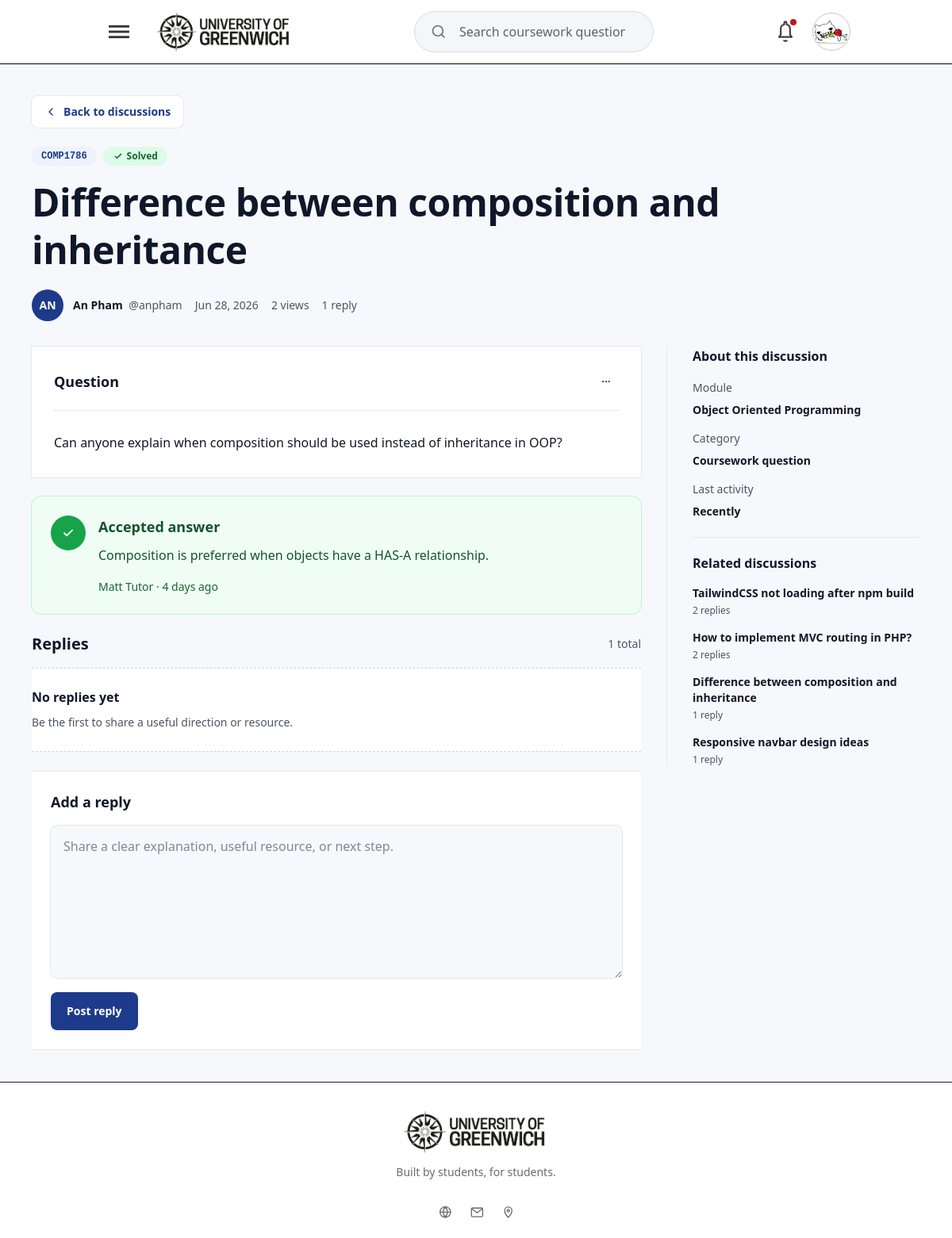
/discussions/difference-between-composition-and-inheritance (signed in), run on the app's committed database.
### tables this page shows
CREATE TABLE `posts` (
  `id` int(11) NOT NULL AUTO_INCREMENT,
  `title` varchar(255) NOT NULL,
  `slug` varchar(255) DEFAULT NULL,
  `content` text NOT NULL,
  `status` enum('open','solved') DEFAULT 'open',
  `user_id` int(11) NOT NULL,
  `module_id` int(11) NOT NULL,
  `created_at` timestamp NOT NULL DEFAULT current_timestamp(),
  `updated_at` timestamp NULL DEFAULT NULL,
  `deleted_at` timestamp NULL DEFAULT NULL,
  PRIMARY KEY (`id`),
  UNIQUE KEY `slug` (`slug`),
  KEY `fk_posts_user` (`user_id`),
  KEY `fk_posts_module` (`module_id`),
  CONSTRAINT `fk_posts_module` FOREIGN KEY (`module_id`) REFERENCES `modules` (`id`) ON DELETE CASCADE,
  CONSTRAINT `fk_posts_user` FOREIGN KEY (`user_id`) REFERENCES `users` (`id`) ON DELETE CASCADE
);

CREATE TABLE `modules` (
  `id` int(11) NOT NULL AUTO_INCREMENT,
  `module_code` varchar(20) NOT NULL,
  `module_name` varchar(150) NOT NULL,
  `description` text DEFAULT NULL,
  `created_at` timestamp NOT NULL DEFAULT current_timestamp(),
  `updated_at` timestamp NULL DEFAULT NULL,
  PRIMARY KEY (`id`),
  UNIQUE KEY `module_code` (`module_code`)
);

CREATE TABLE `replies` (
  `id` int(11) NOT NULL AUTO_INCREMENT,
  `post_id` int(11) NOT NULL,
  `user_id` int(11) NOT NULL,
  `content` text NOT NULL,
  `is_accepted` tinyint(1) DEFAULT 0,
  `created_at` timestamp NOT NULL DEFAULT current_timestamp(),
  `updated_at` timestamp NULL DEFAULT NULL,
  `deleted_at` timestamp NULL DEFAULT NULL,
  PRIMARY KEY (`id`),
  KEY `fk_replies_post` (`post_id`),
  KEY `fk_replies_user` (`user_id`),
  CONSTRAINT `fk_replies_post` FOREIGN KEY (`post_id`) REFERENCES `posts` (`id`) ON DELETE CASCADE,
  CONSTRAINT `fk_replies_user` FOREIGN KEY (`user_id`) REFERENCES `users` (`id`) ON DELETE CASCADE
);

### app/Views/discussions/show.php (the view, shortened to what the rows shown need)
<?php
$discussion = $discussion ?? [];
$replies = $replies ?? [];
$relatedDiscussions = $relatedDiscussions ?? [];
$statusTone = (string) ($discussion['status_tone'] ?? 'neutral');
$replyCount = (int) ($discussion['replies'] ?? count($replies));
$isLoggedIn = $isLoggedIn ?? false;
$acceptedReply = null;
foreach ($replies as $reply) {
    if (!empty($reply['is_accepted']) && $acceptedReply === null) {
        $acceptedReply = $reply;
        continue;
    }
}
?>
<section
    class="box-border min-h-screen bg-[#F7F8FB] px-4 py-8 font-sans text-[#111827] sm:px-6 lg:px-10 lg:py-10">
    <div class="mx-auto flex max-w-[1180px] flex-col gap-8">
        <header class="max-w-4xl">
            <a href="<?= htmlspecialchars((string) ($discussion['back_url'] ?? BASE_URL . '/discussions'), ENT_QUOTES, 'UTF-8') ?>"
                class="inline-flex min-h-10 items-center gap-2 rounded-lg bg-white px-4 text-sm font-semibold text-[#1E3A8A] ring-1 ring-[#E5E7EB] transition duration-200 hover:bg-[#EEF2FF] focus-visible:outline-2 focus-visible:outline-offset-2 focus-visible:outline-[#1E3A8A]">
                <svg viewBox="0 0 20 20" class="size-4 shrink-0" fill="none" aria-hidden="true">
                    <path d="M12.5 5 7.5 10l5 5" stroke="currentColor" stroke-width="1.7" stroke-linecap="round"
                        stroke-linejoin="round" />
                </svg>
                Back to discussions
            </a>
            <div class="mt-6 flex flex-wrap gap-2">
                <a href="<?= htmlspecialchars((string) ($discussion['module_url'] ?? BASE_URL . '/discussions'), ENT_QUOTES, 'UTF-8') ?>"
                    class="inline-flex max-w-full items-center rounded-full bg-[#EEF2FF] px-3 py-1 font-mono text-xs font-semibold text-[#1E3A8A] transition duration-200 hover:bg-[#DBEAFE] focus-visible:outline-2 focus-visible:outline-offset-2 focus-visible:outline-[#1E3A8A]">
                    <span
                        class="truncate"><?= htmlspecialchars((string) ($discussion['module'] ?? 'MODULE'), ENT_QUOTES, 'UTF-8') ?></span>
                </a>
                <span
                    class="inline-flex items-center gap-1 rounded-full px-3 py-1 text-xs font-semibold <?= $statusTone === 'green' ? 'bg-[#DCFCE7] text-[#166534]' : 'bg-[#F3F4F6] text-[#374151]' ?>">
                </span>
            </div>
            <h1 class="mt-4 text-3xl font-semibold leading-tight tracking-[-0.01em] text-[#0F172A] [overflow-wrap:anywhere] sm:text-5xl"
                dir="auto">
                <?= htmlspecialchars((string) ($discussion['title'] ?? 'Untitled question'), ENT_QUOTES, 'UTF-8') ?>
            </h1>
            <div class="mt-5 flex flex-wrap items-center gap-4 text-sm leading-6 text-[#4B5563]">
                <span class="inline-flex min-w-0 items-center gap-3">
                </span>
                <span><?= htmlspecialchars((string) ($discussion['created_at'] ?? 'Recently'), ENT_QUOTES, 'UTF-8') ?></span>
                <span><?= htmlspecialchars((string) ($discussion['views'] ?? '0'), ENT_QUOTES, 'UTF-8') ?> views</span>
                <span><?= htmlspecialchars((string) $replyCount, ENT_QUOTES, 'UTF-8') ?>
                    <?= $replyCount === 1 ? 'reply' : 'replies' ?></span>
            </div>
        </header>
        <div class="grid gap-8 lg:grid-cols-[minmax(0,1fr)_320px]">
            <div class="flex min-w-0 flex-col gap-6">
                <article class="bg-white p-5 ring-1 ring-[#E5E7EB] sm:p-7"
                    aria-labelledby="question-content-heading">
                    <div class="flex flex-wrap items-center justify-between gap-3 border-b border-[#E5E7EB] pb-5">
                        <h2 id="question-content-heading" class="text-lg font-semibold text-[#0F172A]">Question</h2>
                        <div class="relative" data-action-menu>
                        </div>
                    </div>
                    <div class="mt-6 max-w-[72ch] whitespace-pre-line text-base leading-8 text-[#111827] [overflow-wrap:anywhere]"
                        dir="auto"><?= htmlspecialchars((string) ($discussion['content'] ?? ''), ENT_QUOTES, 'UTF-8') ?></div>
                </article>
                <?php if ($acceptedReply !== null): ?>
                <section id="reply-<?= htmlspecialchars((string) ($acceptedReply['id'] ?? 0), ENT_QUOTES, 'UTF-8') ?>"
                    class="rounded-xl bg-[#F0FDF4] p-5 ring-1 ring-[#BBF7D0] sm:p-6"
                    aria-labelledby="accepted-answer-heading">
                    <div class="flex items-start gap-4">
                        <span
                            class="flex size-11 shrink-0 items-center justify-center rounded-full bg-[#16A34A] text-white"
                            aria-hidden="true">
                            <svg viewBox="0 0 20 20" class="size-5" fill="none">
                                <path d="m5 10.3 3.1 3.1L15 6.6" stroke="currentColor" stroke-width="2"
                                    stroke-linecap="round" stroke-linejoin="round" />
                            </svg>
                        </span>
                        <div class="min-w-0 flex-1">
                            <div class="flex flex-wrap items-start justify-between gap-3">
                                <h2 id="accepted-answer-heading" class="text-lg font-semibold text-[#14532D]">Accepted
                                    answer</h2>
                            </div>
                            <p class="mt-2 whitespace-pre-line text-base leading-7 text-[#14532D] [overflow-wrap:anywhere]"
                                dir="auto"><?= htmlspecialchars((string) ($acceptedReply['content'] ?? ''), ENT_QUOTES, 'UTF-8') ?></p>
                            <p class="mt-4 text-sm font-medium text-[#166534]">
                                <?= htmlspecialchars((string) ($acceptedReply['author'] ?? 'Student'), ENT_QUOTES, 'UTF-8') ?>
                                &middot;
                                <?= htmlspecialchars((string) ($acceptedReply['created_at'] ?? 'Recently'), ENT_QUOTES, 'UTF-8') ?>
                            </p>
                        </div>
                    </div>
                </section>
                <?php endif; ?>
                <section class="flex flex-col gap-4" id="replies" aria-labelledby="replies-heading">
                    <div class="flex items-center justify-between gap-3">
                        <h2 id="replies-heading" class="text-xl font-semibold text-[#0F172A]">Replies</h2>
                    </div>
                </section>
                <section id="reply-editor" class="border-y border-[#e6e8ec] bg-white p-5 sm:p-6"
                    aria-labelledby="reply-editor-heading">
                    <?php if ($isLoggedIn): ?>
                    <h2 id="reply-editor-heading" class="text-lg font-semibold text-[#0F172A]">Add a reply</h2>
                    <?php endif; ?>
                </section>
            </div>
            <aside class="flex flex-col border-[#e6e8ec] lg:sticky lg:top-28 lg:self-start lg:border-l lg:pl-8" aria-label="Discussion sidebar">
                <section class="border-b border-[#e6e8ec] pb-5"
                    aria-labelledby="about-discussion-heading">
                    <h2 id="about-discussion-heading" class="text-base font-semibold text-[#0F172A]">About this
                        discussion</h2>
                    <dl class="mt-4 grid gap-3 text-sm leading-6">
                        <div>
                            <dt class="font-medium text-[#4B5563]">Module</dt>
                            <dd class="mt-1 font-semibold text-[#111827] [overflow-wrap:anywhere]">
                                <?= htmlspecialchars((string) ($discussion['module_name'] ?? 'Module discussion'), ENT_QUOTES, 'UTF-8') ?>
                            </dd>
                        </div>
                    </dl>
                </section>
                <section class="pt-5"
                    aria-labelledby="related-discussions-heading">
                    <h2 id="related-discussions-heading" class="text-base font-semibold text-[#0F172A]">Related
                        discussions</h2>
                    <div class="mt-4 grid gap-4">
                        <?php if (!empty($relatedDiscussions)): ?>
                        <?php foreach ($relatedDiscussions as $related): ?>
                        <a href="<?= htmlspecialchars((string) ($related['url'] ?? '#'), ENT_QUOTES, 'UTF-8') ?>"
                            class="block rounded-md transition duration-200 hover:text-[#1E3A8A] focus-visible:outline-2 focus-visible:outline-offset-2 focus-visible:outline-[#1E3A8A]">
                            <span class="block text-sm font-semibold leading-5 text-[#111827] [overflow-wrap:anywhere]"
                                dir="auto">
                                <?= htmlspecialchars((string) ($related['title'] ?? 'Untitled discussion'), ENT_QUOTES, 'UTF-8') ?>
                            </span>
                            <span class="mt-1 block text-xs font-medium text-[#4B5563]">
                                <?= htmlspecialchars((string) ($related['replies'] ?? 0), ENT_QUOTES, 'UTF-8') ?>
                                <?= ((int) ($related['replies'] ?? 0)) === 1 ? 'reply' : 'replies' ?>
                            </span>
                        </a>
                        <?php endforeach; ?>
                        <?php else: ?>
                        <p class="text-sm leading-6 text-[#4B5563]">Similar questions will appear as more discussions become active.</p>
                        <?php endif; ?>
                    </div>
                </section>
            </aside>
        </div>
    </div>
</section>

### data on the page
posts: module.module_code "COMP1786", title "Difference between composition and inheritance", content "Can anyone explain when composition should be used instead of inheritance in OOP?", module.module_name "Object Oriented Programming", replies "1", shows "reply"
replies: content "Composition is preferred when objects have a HAS-A relationship."
posts: title "TailwindCSS not loading after npm build", replies "2"
posts: title "How to implement MVC routing in PHP?", replies "2"
posts: title "Responsive navbar design ideas", replies "1", shows "reply"

### other printed values
$discussion['status'] "Solved"
$discussion['avatar'] "AN"
$discussion['author'] "An Pham"
$discussion['author_handle'] "@anpham"
$discussion['created_at'] "Jun 28, 2026"
$discussion['views'] "2"
$replyCount "1"
$acceptedReply['author'] "Matt Tutor"
$acceptedReply['created_at'] "4 days ago"
$discussion['updated_at'] "Recently"
